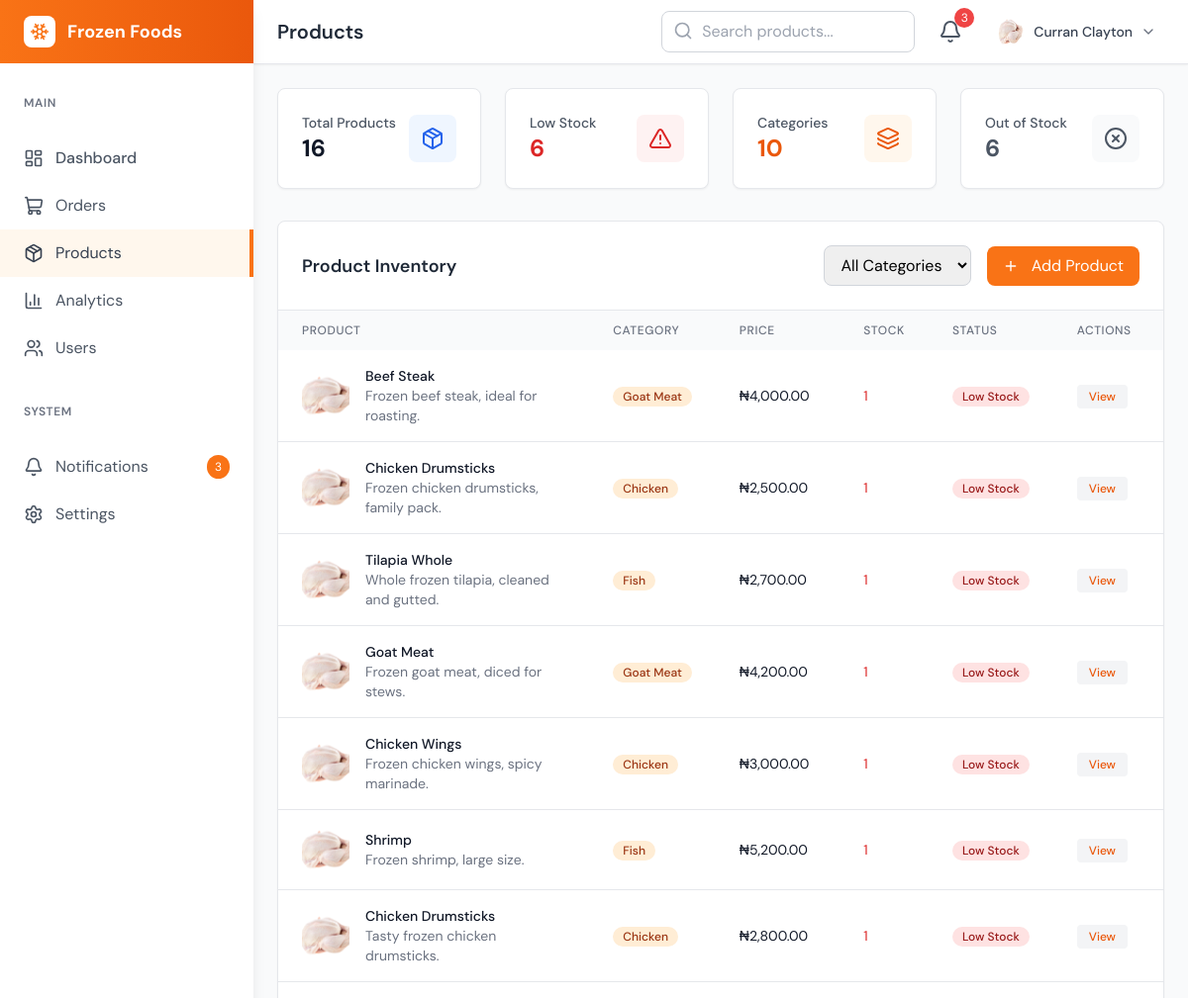
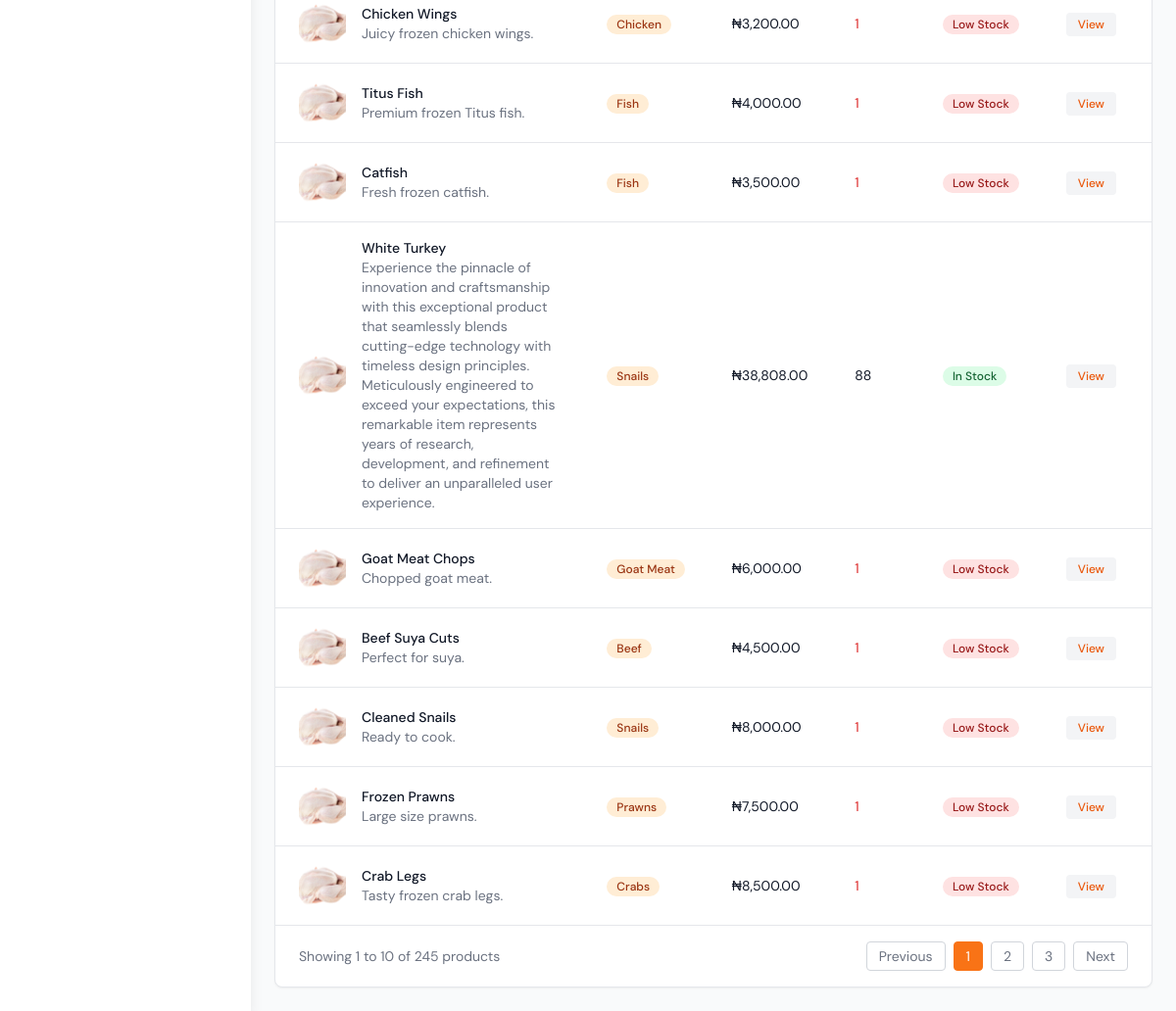
Screenshot of /admin/products.php (signed in) with the database file from the repository (2 pictures, top to bottom).
### tables this page shows
CREATE TABLE `products` (
  `id` bigint(20) UNSIGNED NOT NULL,
  `category_id` int(11) NOT NULL,
  `in_stock` tinyint(1) DEFAULT 1,
  `reviews_count` int(10) UNSIGNED DEFAULT 0,
  `features` longtext DEFAULT NULL CHECK (json_valid(`features`)),
  `nutritional_info` longtext DEFAULT NULL CHECK (json_valid(`nutritional_info`)),
  `image` varchar(255) DEFAULT 'default.png',
  `name` varchar(200) NOT NULL,
  `slug` varchar(200) DEFAULT NULL,
  `description` text DEFAULT NULL,
  `price` decimal(10,2) NOT NULL,
  `rating` varchar(100) DEFAULT NULL,
  `stock_quantity` int(11) DEFAULT 0,
  `created_at` timestamp NOT NULL DEFAULT current_timestamp(),
  `updated_at` timestamp NOT NULL DEFAULT current_timestamp(),
  `weight` decimal(10,2) DEFAULT NULL,
  `dimensions` varchar(255) DEFAULT NULL,
  `sku` varchar(100) DEFAULT NULL,
  `is_active` tinyint(1) DEFAULT 1,
  `is_featured` tinyint(1) DEFAULT 0,
  `meta_title` varchar(255) DEFAULT NULL,
  `meta_description` text DEFAULT NULL
);

CREATE TABLE `categories` (
  `id` bigint(20) UNSIGNED NOT NULL,
  `name` varchar(100) NOT NULL,
  `slug` varchar(100) DEFAULT NULL,
  `description` text DEFAULT NULL,
  `image_url` text DEFAULT NULL,
  `created_at` timestamp NOT NULL DEFAULT current_timestamp()
);

### admin/initialize.php (called while the page is built, shortened)
<?php
require_once __DIR__ . '/../config/database.php';
try {
    $stmt = $pdo->prepare("SELECT * FROM admins WHERE id = ?");
    $stmt->execute([$_SESSION['admin_id']]);
    $admin = $stmt->fetch(PDO::FETCH_ASSOC);
} catch (Exception $e) {
    error_log("Database error: " . $e->getMessage());
    exit();
}

### admin/util/utilities.php (called while the page is built, shortened)
<?php
function getAllProducts(PDO $pdo, $categoryId = null)
{
    try {
        if ($categoryId) {
            $stmt = $pdo->prepare("SELECT p.*, c.name AS category_name FROM products p
                                   LEFT JOIN categories c ON p.category_id = c.id
                                   WHERE p.category_id = ? ORDER BY p.created_at DESC");
            $stmt->execute([$categoryId]);
        } else {
            $stmt = $pdo->query("SELECT p.*, c.name AS category_name FROM products p
                                 LEFT JOIN categories c ON p.category_id = c.id
                                 ORDER BY p.created_at DESC");
        }
        return $stmt->fetchAll(PDO::FETCH_ASSOC);
    } catch (PDOException $e) {
        error_log("Error fetching products: " . $e->getMessage());
        return [];
    }
}
function getTotalProductCount(PDO $pdo)
{
    try {
        $stmt = $pdo->query("SELECT COUNT(*) AS total FROM products");
        $row = $stmt->fetch(PDO::FETCH_ASSOC);
        return (int)$row['total'];
    } catch (PDOException $e) {
        error_log("Error fetching total product count: " . $e->getMessage());
        return 0;
    }
}
function getLowStockCount(PDO $pdo, $threshold = 10)
{
    try {
        $stmt = $pdo->prepare("SELECT COUNT(*) AS in_stock FROM products WHERE stock_quantity < ?");
        $stmt->execute([$threshold]);
        $row = $stmt->fetch(PDO::FETCH_ASSOC);
        return (int)$row['in_stock'];
    } catch (PDOException $e) {
        error_log("Error fetching low stock count: " . $e->getMessage());
        return 0;
    }
}
function getOutOfStockCount(PDO $pdo)
{
    try {
        $stmt = $pdo->query("SELECT COUNT(*) AS out_of_stock FROM products WHERE stock_quantity = 0");
        $row = $stmt->fetch(PDO::FETCH_ASSOC);
        return (int)$row['out_of_stock'];
    } catch (PDOException $e) {
        error_log("Error fetching out-of-stock count: " . $e->getMessage());
        return 0;
    }
}
function getCategoryCount(PDO $pdo)
{
    try {
        $stmt = $pdo->query("SELECT COUNT(*) AS total FROM categories");
        $row = $stmt->fetch(PDO::FETCH_ASSOC);
        return (int)$row['total'];
    } catch (PDOException $e) {
        error_log("Error fetching category count: " . $e->getMessage());
        return 0;
    }
}
function getProductStats(PDO $pdo)
{
    return [
        'total'       => getTotalProductCount($pdo),
        'in_stock'   => getLowStockCount($pdo),
        'out_of_stock' => getOutOfStockCount($pdo),
        'categories'  => getCategoryCount($pdo),
    ];
}

### admin/products.php (the view, shortened to what this page needs)
<?php
require __DIR__ . '/initialize.php';
require __DIR__ . '/util/utilities.php';
require __DIR__ . '/partials/headers.php';
$productStats = getProductStats($pdo);
$products = getAllProducts($pdo);
?>
<body class="bg-gray-50 font-sans">
    <?php require __DIR__ . '/partials/sidebar.php'; ?>
    <div class="main-content lg:ml-64">
        <?php require __DIR__ . '/partials/top-navbar.php'; ?>
        <main class="p-6">
            <div class="grid grid-cols-1 md:grid-cols-4 gap-6 mb-8">
                <div class="bg-white rounded-lg shadow-sm p-6 border border-gray-200">
                    <div class="flex items-center justify-between">
                        <div>
                            <p class="text-sm font-medium text-gray-600">Total Products</p>
                            <p class="text-2xl font-bold text-gray-900">
                                <?= $productStats['total'] ?? 0 ?>
                            </p>
                        </div>
                        <div class="bg-blue-50 p-3 rounded-lg">
                            <i data-lucide="package" class="w-6 h-6 text-blue-600"></i>
                        </div>
                    </div>
                </div>
                <div class="bg-white rounded-lg shadow-sm p-6 border border-gray-200">
                    <div class="flex items-center justify-between">
                        <div>
                            <p class="text-sm font-medium text-gray-600">Low Stock</p>
                            <p class="text-2xl font-bold text-red-600">
                                <?= $productStats['in_stock'] ?? 0 ?>
                            </p>
                        </div>
                        <div class="bg-red-50 p-3 rounded-lg">
                            <i data-lucide="alert-triangle" class="w-6 h-6 text-red-600"></i>
                        </div>
                    </div>
                </div>
                <div class="bg-white rounded-lg shadow-sm p-6 border border-gray-200">
                    <div class="flex items-center justify-between">
                        <div>
                            <p class="text-sm font-medium text-gray-600">Categories</p>
                            <p class="text-2xl font-bold text-orange-600">
                                <?= $productStats['categories'] ?? 0 ?>
                            </p>
                        </div>
                        <div class="bg-orange-50 p-3 rounded-lg">
                            <i data-lucide="layers" class="w-6 h-6 text-orange-600"></i>
                        </div>
                    </div>
                </div>
                <div class="bg-white rounded-lg shadow-sm p-6 border border-gray-200">
                    <div class="flex items-center justify-between">
                        <div>
                            <p class="text-sm font-medium text-gray-600">Out of Stock</p>
                            <p class="text-2xl font-bold text-gray-600">
                                <?= $productStats['out_of_stock'] ?? 0 ?>
                            </p>
                        </div>
                        <div class="bg-gray-50 p-3 rounded-lg">
                            <i data-lucide="x-circle" class="w-6 h-6 text-gray-600"></i>
                        </div>
                    </div>
                </div>
            </div>
            <div class="bg-white rounded-lg shadow-sm border border-gray-200">
                <div class="p-6 border-b border-gray-200">
                    <div class="flex items-center justify-between">
                        <h3 class="text-lg font-semibold text-gray-800">Product Inventory</h3>
                        <div class="flex items-center space-x-4">
                            <select class="border border-gray-300 rounded-lg px-3 py-2 focus:outline-none focus:ring-2 focus:ring-orange-500">
                                <option>All Categories</option>
                            </select>
                            <button onclick="openAddProductModal()" class="bg-orange-500 text-white px-4 py-2 rounded-lg hover:bg-orange-600 transition-colors">
                                <i data-lucide="plus" class="w-4 h-4 mr-2 inline"></i>
                                Add Product
                            </button>
                        </div>
                    </div>
                </div>
                <div class="overflow-x-auto">
                    <table class="w-full">
                        <thead class="bg-gray-50">
                            <tr>
                                <th class="px-6 py-3 text-left text-xs font-medium text-gray-500 uppercase tracking-wider">Product</th>
                                <th class="px-6 py-3 text-left text-xs font-medium text-gray-500 uppercase tracking-wider">Category</th>
                                <th class="px-6 py-3 text-left text-xs font-medium text-gray-500 uppercase tracking-wider">Price</th>
                                <th class="px-6 py-3 text-left text-xs font-medium text-gray-500 uppercase tracking-wider">Stock</th>
                                <th class="px-6 py-3 text-left text-xs font-medium text-gray-500 uppercase tracking-wider">Status</th>
                                <th class="px-6 py-3 text-left text-xs font-medium text-gray-500 uppercase tracking-wider">Actions</th>
                            </tr>
                        </thead>
                        <tbody class="bg-white divide-y divide-gray-200">
                            <?php foreach ($products as $product): ?>
                                <tr class="hover:bg-gray-50">
                                    <td class="px-6 py-4 whitespace">
                                        <div class="flex items-center">
                                            <img src="../assets/uploads/<?= htmlspecialchars($product['image']) ?>" alt="Product" class="w-12 h-12 rounded-lg object-cover mr-4">
                                            <div>
                                                <div class="text-sm font-medium text-gray-900"><?= htmlspecialchars($product['name']) ?></div>
                                                <div class="text-sm text-gray-500"><?= htmlspecialchars($product['description']) ?></div>
                                            </div>
                                        </div>
                                    </td>
                                    <td class="px-6 py-4 whitespace-nowrap">
                                        <span class="inline-flex items-center px-2.5 py-0.5 rounded-full text-xs font-medium bg-orange-100 text-orange-800">
                                            <?= htmlspecialchars($product['category_name']) ?>
                                        </span>
                                    </td>
                                    <td class="px-6 py-4 whitespace-nowrap text-sm text-gray-900">₦<?= number_format($product['price'], 2) ?></td>
                                    <td class="px-6 py-4 whitespace-nowrap text-sm <?= $product['in_stock'] < 10 ? 'text-red-600' : 'text-gray-900' ?>">
                                        <?= $product['in_stock'] ?>
                                    </td>
                                    <td class="px-6 py-4 whitespace-nowrap">
                                        <?php if ($product['in_stock'] <= 0): ?>
                                            <span class="inline-flex items-center px-2.5 py-0.5 rounded-full text-xs font-medium bg-gray-100 text-gray-700">
                                                Out of Stock
                                            </span>
                                        <?php elseif ($product['in_stock'] < 10): ?>
                                            <span class="inline-flex items-center px-2.5 py-0.5 rounded-full text-xs font-medium bg-red-100 text-red-800">
                                                Low Stock
                                            </span>
                                        <?php else: ?>
                                            <span class="inline-flex items-center px-2.5 py-0.5 rounded-full text-xs font-medium bg-green-100 text-green-800">
                                                In Stock
                                            </span>
                                        <?php endif; ?>
                                    </td>
                                    <td class="px-6 py-4 whitespace-nowrap text-center text-sm font-medium">
                                        <a href="view-product.php?product_id=<?= $product['id'] ?>" class="text-xs bg-gray-100 px-3 rounded py-1 text-orange-600 hover:text-orange-900 mr-3">View</a>
                                    </td>
                                </tr>
                            <?php endforeach; ?>
                        </tbody>
                    </table>
                </div>
                <div class="px-6 py-4 border-t border-gray-200">
                    <div class="flex items-center justify-between">
                        <div class="text-sm text-gray-500">
                            Showing 1 to 10 of 245 products
                        </div>
                        <div class="flex items-center space-x-2">
                            <button class="px-3 py-1 text-sm text-gray-500 bg-white border border-gray-300 rounded hover:bg-gray-50">Previous</button>
                            <button class="px-3 py-1 text-sm text-white bg-orange-500 border border-orange-500 rounded">1</button>
                            <button class="px-3 py-1 text-sm text-gray-500 bg-white border border-gray-300 rounded hover:bg-gray-50">2</button>
                            <button class="px-3 py-1 text-sm text-gray-500 bg-white border border-gray-300 rounded hover:bg-gray-50">3</button>
                            <button class="px-3 py-1 text-sm text-gray-500 bg-white border border-gray-300 rounded hover:bg-gray-50">Next</button>
                        </div>
                    </div>
                </div>
            </div>
        </main>
    </div>
</body>
</html>

### admin/partials/top-navbar.php (shortened to what this page needs)
<header class="bg-white shadow-sm border-b border-gray-200">
    <div class="flex items-center justify-between h-16 px-6">
        <div class="flex items-center">
            <h1 class="text-xl font-semibold text-gray-800"><?php echo $page_title ?? 'Dashboard'; ?></h1>
        </div>
        <div class="flex items-center space-x-4">
            <div class="relative hidden md:block">
                <input type="text" placeholder="Search <?php echo strtolower($page_title ?? 'dashboard'); ?>..." class="w-64 pl-10 pr-4 py-2 border border-gray-300 rounded-lg focus:outline-none focus:ring-2 focus:ring-orange-500 focus:border-transparent">
                <i data-lucide="search" class="absolute left-3 top-2.5 w-5 h-5 text-gray-400"></i>
            </div>
            <button class="relative p-2 text-gray-600 hover:text-gray-900 transition-colors" onclick="window.location.href='notifications.php'">
                <i data-lucide="bell" class="w-6 h-6"></i>
                <span class="absolute -top-1 -right-1 bg-red-500 text-white text-xs rounded-full w-5 h-5 flex items-center justify-center">3</span>
            </button>
            <div class="relative">
                <button id="userDropdown" class="flex items-center space-x-2 p-2 rounded-lg hover:bg-gray-50 transition-colors">
                    <img id="navbarAvatar" src="../assets/uploads/<?php echo htmlspecialchars($admin['avatar'] ?? 'avatar.jpg'); ?>" alt="User" class="w-8 h-8 rounded-full">
                    <span id="navbarName" class="hidden md:block text-sm font-medium text-gray-700">
                        <?php echo htmlspecialchars(($admin['first_name'] ?? '') . ' ' . ($admin['last_name'] ?? '')); ?>
                    </span>
                    <i data-lucide="chevron-down" class="w-4 h-4 text-gray-500 transition-transform duration-200" id="dropdownIcon"></i>
                </button>
            </div>
        </div>
    </div>
</header>

### rows the page displays
products: image (picture), name "Beef Steak", description "Frozen beef steak, ideal for roasting.", category.name "Goat Meat", price "4,000.00", in_stock "1", shows "Low Stock"
products: image (picture), name "Chicken Drumsticks", description "Frozen chicken drumsticks, family pack.", category.name "Chicken", price "2,500.00", in_stock "1", shows "Low Stock"
products: image (picture), name "Tilapia Whole", description "Whole frozen tilapia, cleaned and gutted.", category.name "Fish", price "2,700.00", in_stock "1", shows "Low Stock"
products: image (picture), name "Goat Meat", description "Frozen goat meat, diced for stews.", category.name "Goat Meat", price "4,200.00", in_stock "1", shows "Low Stock"
products: image (picture), name "Chicken Wings", description "Frozen chicken wings, spicy marinade.", category.name "Chicken", price "3,000.00", in_stock "1", shows "Low Stock"
products: image (picture), name "Shrimp", description "Frozen shrimp, large size.", category.name "Fish", price "5,200.00", in_stock "1", shows "Low Stock"
products: image (picture), name "Chicken Drumsticks", description "Tasty frozen chicken drumsticks.", category.name "Chicken", price "2,800.00", in_stock "1", shows "Low Stock"
products: image (picture), name "Chicken Wings", description "Juicy frozen chicken wings.", category.name "Chicken", price "3,200.00", in_stock "1", shows "Low Stock"
products: image (picture), name "Titus Fish", description "Premium frozen Titus fish.", category.name "Fish", price "4,000.00", in_stock "1", shows "Low Stock"
products: image (picture), name "Catfish", description "Fresh frozen catfish.", category.name "Fish", price "3,500.00", in_stock "1", shows "Low Stock"
products: image (picture), name "White Turkey", description "Experience the pinnacle of innovation and craftsmanship with this exceptional product that seamlessly blends cutting-edge technology with timeless design principles. Meticulously engineered to exceed your expectations, this remarkable item represents years of research, development, and refinement to deliver an unparalleled user experience.", category.name "Snails", price "38,808.00", in_stock "88", shows "In Stock"
products: image (picture), name "Goat Meat Chops", description "Chopped goat meat.", category.name "Goat Meat", price "6,000.00", in_stock "1", shows "Low Stock"
products: image (picture), name "Beef Suya Cuts", description "Perfect for suya.", category.name "Beef", price "4,500.00", in_stock "1", shows "Low Stock"
products: image (picture), name "Cleaned Snails", description "Ready to cook.", category.name "Snails", price "8,000.00", in_stock "1", shows "Low Stock"
products: image (picture), name "Frozen Prawns", description "Large size prawns.", category.name "Prawns", price "7,500.00", in_stock "1", shows "Low Stock"
products: image (picture), name "Crab Legs", description "Tasty frozen crab legs.", category.name "Crabs", price "8,500.00", in_stock "1", shows "Low Stock"

### other values shown
$page_title "Products"
$productStats['total'] "16"
$productStats['in_stock'] "6"
$productStats['categories'] "10"
$productStats['out_of_stock'] "6"
